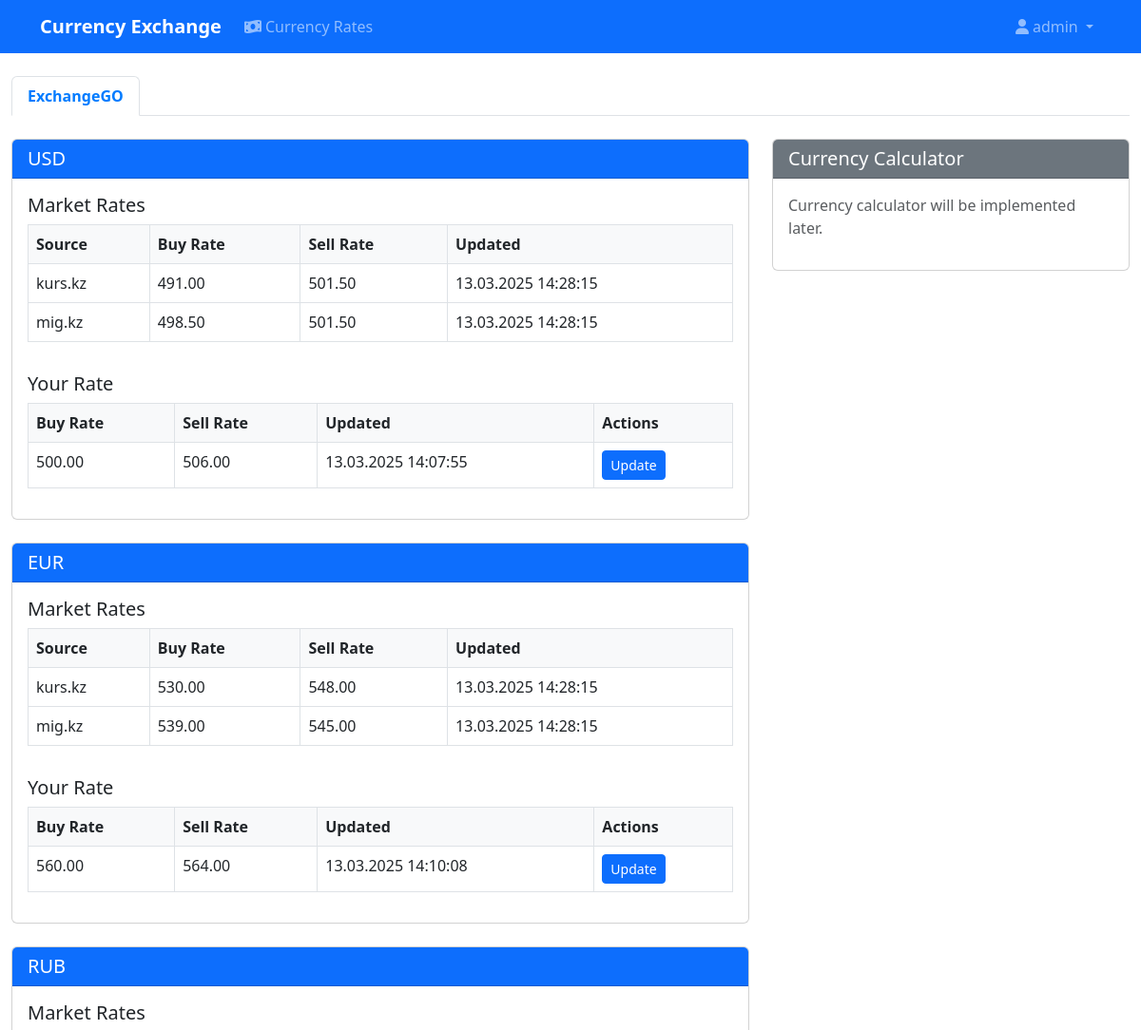
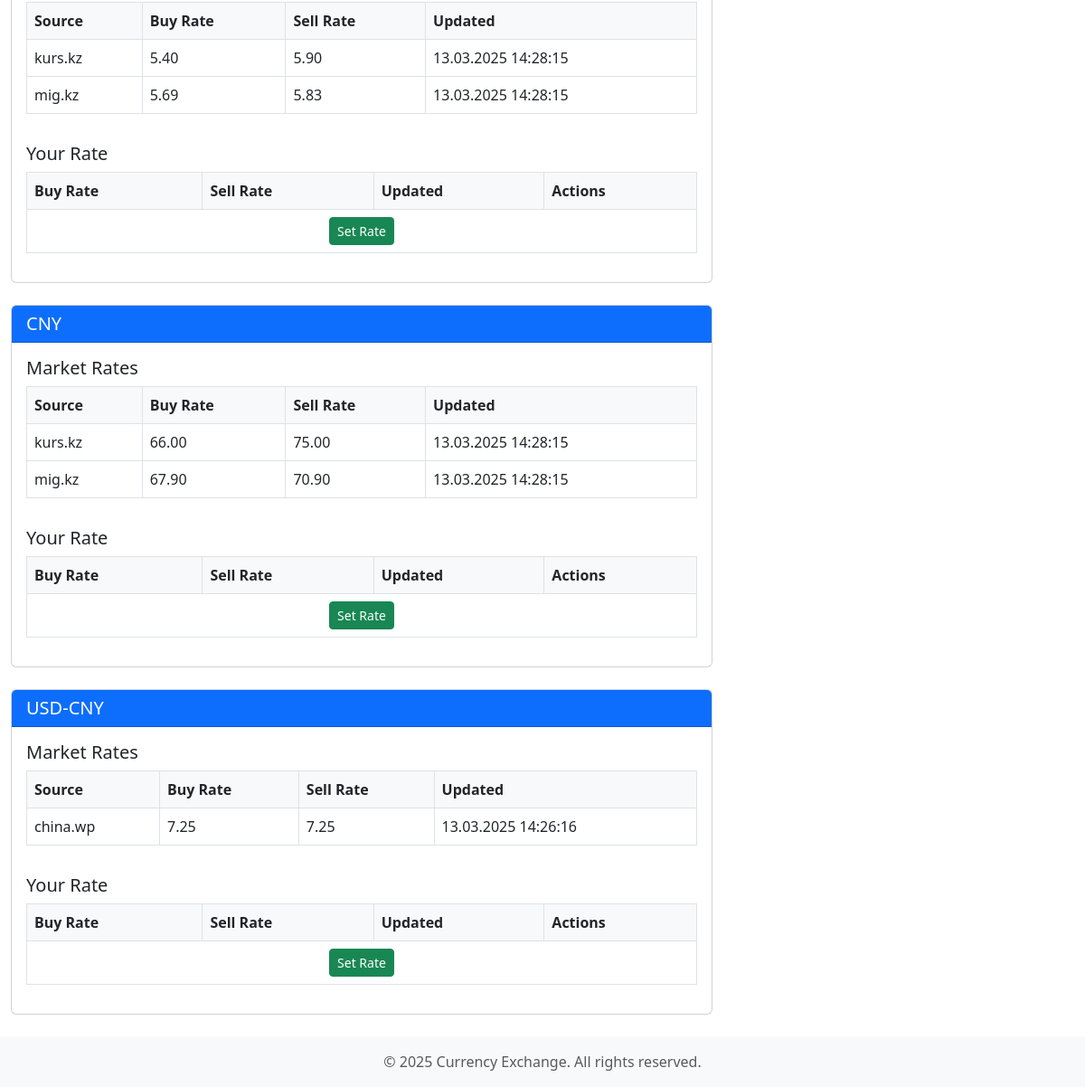
Screenshot of /agency/1/ (signed in) with the database file from the repository (2 pictures, top to bottom).
### application/models.py (models this page shows, shortened)
class TimestampModel(models.Model):
    created_at: dt.datetime = models.DateTimeField(
        auto_now_add=True, verbose_name=_("Created at")
    )
    changed_at: dt.datetime = models.DateTimeField(
        auto_now=True, verbose_name=_("Changed at")
    )
    @property
    def changed_at_pretty(self):
        return self.changed_at.strftime("%d.%m.%Y %H:%M:%S")
    class Meta:
        abstract = True

class ExchangeAgency(TimestampModel):
    name = models.CharField(max_length=255, unique=True, verbose_name=_("Agency name"))
    is_active = models.BooleanField(default=True, verbose_name=_("Is active"))
    is_external = models.BooleanField(default=False, verbose_name=_("Is external source"))
    owner = models.ForeignKey(
        User,
        on_delete=models.CASCADE,
        related_name='exchange_agencies',
        verbose_name=_("Agency Owner")
    )
    staff = models.ManyToManyField(
        User,
        related_name='staffed_agencies',
        verbose_name=_("Agency Staff"),
        blank=True
    )
    class Meta:
        verbose_name = _("Exchange Agency")
        verbose_name_plural = _("Exchange Agencies")

class CurrencyRate(TimestampModel):
    CURRENCY_CHOICES = [
        ('USD', _('US Dollar')),
        ('EUR', _('Euro')),
        ('RUB', _('Russian Ruble')),
        ('CNY', _('China Yuan')),
        ('USD-CNY', _('USD - Yuan (美元)')),
    ]
    agency = models.ForeignKey(
        ExchangeAgency,
        on_delete=models.CASCADE,
        related_name='currency_rates',
        verbose_name=_("Exchange Agency")
    )
    currency = models.CharField(
        max_length=7,
        choices=CURRENCY_CHOICES,
        verbose_name=_("Currency")
    )
    buy_rate = models.DecimalField(
        max_digits=10,
        decimal_places=2,
        verbose_name=_("Buy Rate"),
        null=True,
        blank=True,
    )
    sell_rate = models.DecimalField(
        max_digits=10,
        decimal_places=2,
        verbose_name=_("Sell Rate"),
        null=True,
        blank=True,
    )
    class Meta:
        verbose_name = _("Currency Rate")
        verbose_name_plural = _("Currency Rates")
        unique_together = ['agency', 'currency']  # Each agency can have only one rate per currency

### application/views.py (the view)
# urls.py: path('agency/<int:pk>/', views.AgencyDetailView.as_view(), name='agency-detail'),
class AgencyDetailView(LoginRequiredMixin, UpdateView):
    model = ExchangeAgency
    template_name = 'application/agency_detail.html'
    fields = []  # We don't actually need any fields as we're not editing the agency
    def get_context_data(self, **kwargs):
        context = super().get_context_data(**kwargs)
        agency = self.get_object()
        context['agencies'] = ExchangeAgency.objects.filter(owner=self.request.user, is_external=False)
        context['external_rates'] = CurrencyRate.objects.filter(
            agency__is_external=True
        ).select_related('agency')
        context['agency_rates'] = CurrencyRate.objects.filter(
            agency=agency
        ).select_related('agency')
        context['rates_by_currency'] = {
            'USD': {'external': []},
            'EUR': {'external': []},
            'RUB': {'external': []},
            'CNY': {'external': []},
            'USD-CNY': {'external': []},
        }
        for rate in context['external_rates']:
            context['rates_by_currency'][rate.currency]['external'].append(rate)
        for rate in context['agency_rates']:
            context['rates_by_currency'][rate.currency]['agency'] = rate
        return context
    def get_queryset(self):
        return ExchangeAgency.objects.filter(owner=self.request.user)

### application/templates/application/agency_detail.html (shortened to what this page needs)
{% extends "base.html" %}
{% load static %}
{% block content %}
<div class="container-fluid mt-4">
    <ul class="nav nav-tabs mb-4">
        {% for agency in agencies %}
        <li class="nav-item">
            <a class="nav-link {% if agency.id == object.id %}active{% endif %}"
               href="{% url 'application:agency-detail' agency.id %}">
                {{ agency.name }}
            </a>
        </li>
        {% endfor %}
    </ul>
    <div class="row">
        <div class="col-md-8">
            {% for currency, rates in rates_by_currency.items %}
            <div class="card mb-4">
                <div class="card-header bg-primary text-white">
                    <h3 class="mb-0">{{ currency }}</h3>
                </div>
                <div class="card-body">
                    <div class="mb-3">
                        <h5>Market Rates</h5>
                        <div class="table-responsive">
                            <table class="table table-bordered">
                                <thead>
                                    <tr>
                                        <th>Source</th>
                                        <th>Buy Rate</th>
                                        <th>Sell Rate</th>
                                        <th>Updated</th>
                                    </tr>
                                </thead>
                                <tbody>
                                    {% for rate in rates.external %}
                                    <tr>
                                        <td>{{ rate.agency.name }}</td>
                                        <td>{{ rate.buy_rate }}</td>
                                        <td>{{ rate.sell_rate }}</td>
                                        <td>{{ rate.changed_at_pretty }}</td>
                                    </tr>
                                    {% endfor %}
                                </tbody>
                            </table>
                        </div>
                    </div>
                    <div>
                        <h5>Your Rate</h5>
                        <div class="table-responsive">
                            <table class="table table-bordered">
                                <thead>
                                    <tr>
                                        <th>Buy Rate</th>
                                        <th>Sell Rate</th>
                                        <th>Updated</th>
                                        <th>Actions</th>
                                    </tr>
                                </thead>
                                <tbody>
                                    {% if rates.agency %}
                                    <tr>
                                        <td>{{ rates.agency.buy_rate }}</td>
                                        <td>{{ rates.agency.sell_rate }}</td>
                                        <td>{{ rates.agency.changed_at_pretty }}</td>
                                        <td>
                                            <a href="{% url 'application:currency-rate-update' rates.agency.id %}"
                                               class="btn btn-sm btn-primary">Update</a>
                                        </td>
                                    </tr>
                                    {% else %}
                                    <tr>
                                        <td colspan="4" class="text-center">
                                            <a href="{% url 'application:currency-rate-create' %}?agency={{ object.id }}&currency={{ currency }}"
                                               class="btn btn-sm btn-success">Set Rate</a>
                                        </td>
                                    </tr>
                                    {% endif %}
                                </tbody>
                            </table>
                        </div>
                    </div>
                </div>
            </div>
            {% endfor %}
        </div>
        <div class="col-md-4">
            <div class="card">
                <div class="card-header bg-secondary text-white">
                    <h3 class="mb-0">Currency Calculator</h3>
                </div>
                <div class="card-body">
                    <p class="text-muted">Currency calculator will be implemented later.</p>
                </div>
            </div>
        </div>
    </div>
</div>
{% endblock %}

### templates/base.html (shortened to what this page needs)
<!DOCTYPE html>
<html lang="en">
<head>
    <link href="https://cdn.jsdelivr.net/npm/bootstrap@5.3.0/dist/css/bootstrap.min.css" rel="stylesheet">
    <link href="https://cdnjs.cloudflare.com/ajax/libs/font-awesome/6.0.0/css/all.min.css" rel="stylesheet">
</head>
<body>
    <nav class="navbar navbar-expand-lg navbar-dark bg-primary mb-4">
        <div class="container">
            <a class="navbar-brand" href="{% url 'application:agency-rates' %}">Currency Exchange</a>
            <div class="collapse navbar-collapse" id="navbarNav">
                <ul class="navbar-nav me-auto">
                    {% if user.is_authenticated %}
                        <li class="nav-item">
                            <a class="nav-link {% if request.resolver_match.url_name == 'agency-rates' %}active{% endif %}"
                               href="{% url 'application:agency-rates' %}">
                                <i class="fas fa-money-bill-wave me-1"></i>Currency Rates
                            </a>
                        </li>
                    {% endif %}
                </ul>
                <ul class="navbar-nav">
                    {% if user.is_authenticated %}
                        <li class="nav-item dropdown">
                            <a class="nav-link dropdown-toggle" href="#" id="userDropdown" role="button"
                               data-bs-toggle="dropdown" aria-expanded="false">
                                <i class="fas fa-user me-1"></i>{{ user.username }}
                            </a>
                        </li>
                    {% else %}
                        <li class="nav-item">
                            <a class="nav-link" href="{% url 'admin:login' %}">
                                <i class="fas fa-sign-in-alt me-1"></i>Login
                            </a>
                        </li>
                    {% endif %}
                </ul>
            </div>
        </div>
    </nav>
    <main>
        {% block content %}{% endblock %}
    </main>
    <footer class="footer mt-auto py-3 bg-light">
        <div class="container text-center">
            <span class="text-muted">© {% now "Y" %} Currency Exchange. All rights reserved.</span>
        </div>
    </footer>
</body>
</html>

### templates/base.html (style rules this page uses)
.navbar-brand { font-weight: bold; }

### application/templates/application/agency_detail.html (style rules this page uses)
.card-header h3 { font-size: 1.25rem; margin: 0; }
.table th { background-color: #f8f9fa; }
.nav-tabs .nav-link { color: #495057; }
.nav-tabs .nav-link.active { font-weight: bold; color: #007bff; }

### rows the page displays
ExchangeAgency: name "ExchangeGO"
CurrencyRate: currency "USD", agency.buy_rate "500.00", agency.sell_rate "506.00", agency.changed_at_pretty "13.03.2025 14:07:55"
CurrencyRate: agency.name "kurs.kz", buy_rate "491.00", sell_rate "501.50", changed_at_pretty "13.03.2025 14:28:15"
CurrencyRate: agency.name "mig.kz", buy_rate "498.50", sell_rate "501.50", changed_at_pretty "13.03.2025 14:28:15"
CurrencyRate: currency "EUR", agency.buy_rate "560.00", agency.sell_rate "564.00", agency.changed_at_pretty "13.03.2025 14:10:08"
CurrencyRate: agency.name "kurs.kz", buy_rate "530.00", sell_rate "548.00", changed_at_pretty "13.03.2025 14:28:15"
CurrencyRate: agency.name "mig.kz", buy_rate "539.00", sell_rate "545.00", changed_at_pretty "13.03.2025 14:28:15"
CurrencyRate: agency.name "kurs.kz", buy_rate "5.40", sell_rate "5.90", changed_at_pretty "13.03.2025 14:28:15"
CurrencyRate: agency.name "mig.kz", buy_rate "5.69", sell_rate "5.83", changed_at_pretty "13.03.2025 14:28:15"
CurrencyRate: agency.name "kurs.kz", buy_rate "66.00", sell_rate "75.00", changed_at_pretty "13.03.2025 14:28:15"
CurrencyRate: agency.name "mig.kz", buy_rate "67.90", sell_rate "70.90", changed_at_pretty "13.03.2025 14:28:15"
CurrencyRate: agency.name "china.wp", buy_rate "7.25", sell_rate "7.25", changed_at_pretty "13.03.2025 14:26:16"

### other values shown
{{ user.username }} "admin"
{{ currency }} "RUB" "CNY" "USD-CNY"
